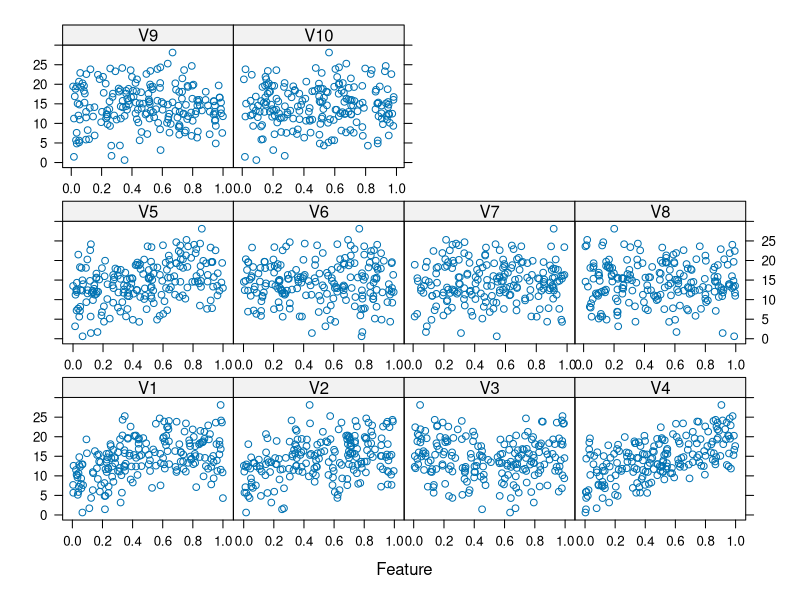
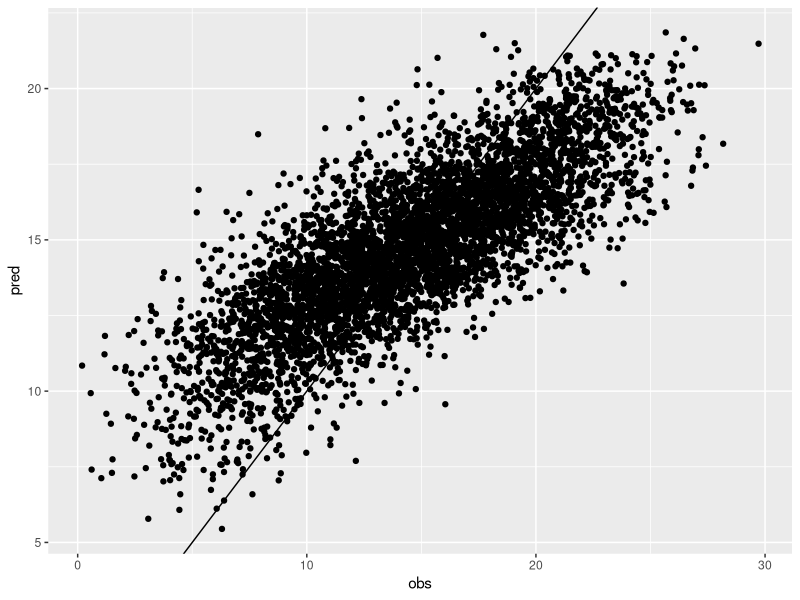

These figures' R source, in order: (Note: this script raises an error after producing the figures.)
library(tidyverse)
library(caret)
library(mlbench)

output_directory <- file.path(getwd(),"7.2")

raw_data <- mlbench.friedman1(n = 200, sd = 1)

predictors <- raw_data$x %>% as.tibble
featurePlot(predictors, raw_data$y)

testing_data <- mlbench.friedman1(n = 5000, sd = 1)

testing_predictors <- testing_data$x %>% as.tibble
testing_observations<-testing_data$y

# K nearest neighbours 

knnModel <- caret::train(x = predictors,
                         y = raw_data$y,
                         method = "knn",
                         preProc = c("center","scale"),
                         tuneLength = 10)

knnPred <- predict(knnModel, newdata = testing_predictors)

caret::postResample(pred = knnPred, obs = testing_observations)

tibble(obs = testing_observations,
       pred = knnPred) %>%
  ggplot(aes(x=obs,y=pred))+geom_point()+geom_abline()

# MARS

MARSModel <- caret::train(x = predictors %>% as.data.frame,
                          y = raw_data$y,
                          method = "earth",
                          trControl = trainControl(method = "cv"))

MARSPred <- predict(MARSModel, newdata = testing_predictors) %>% as.vector

caret::postResample(pred = MARSPred, obs = testing_observations)

tibble(obs = testing_observations,
       pred = MARSPred) %>%
  ggplot(aes(x=obs,y=pred))+geom_point()+geom_abline()

MARSModel %>% summary

plotmo(MARSModel$finalModel)

# SVM
# NN
